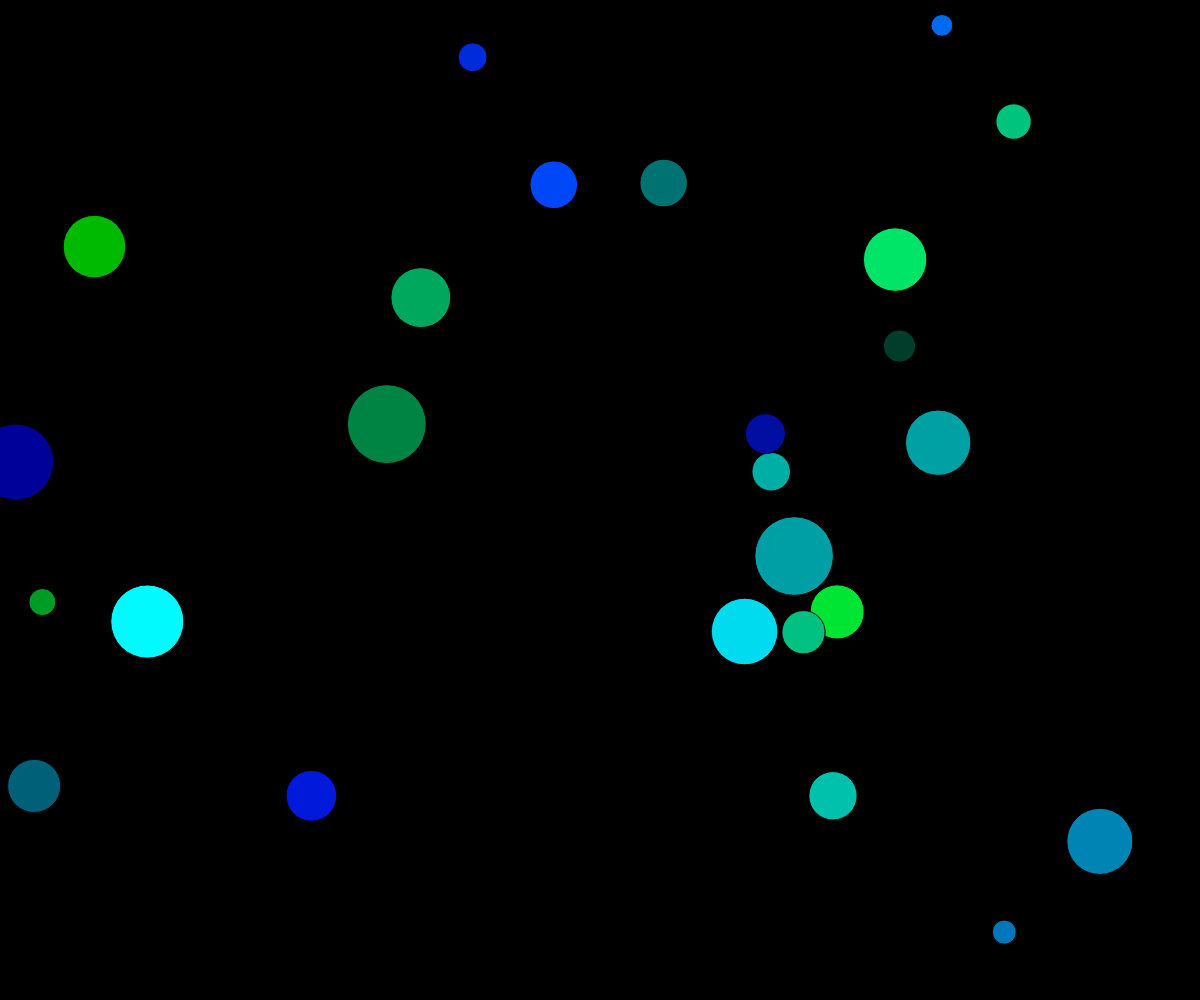
Frame 1 (no input)
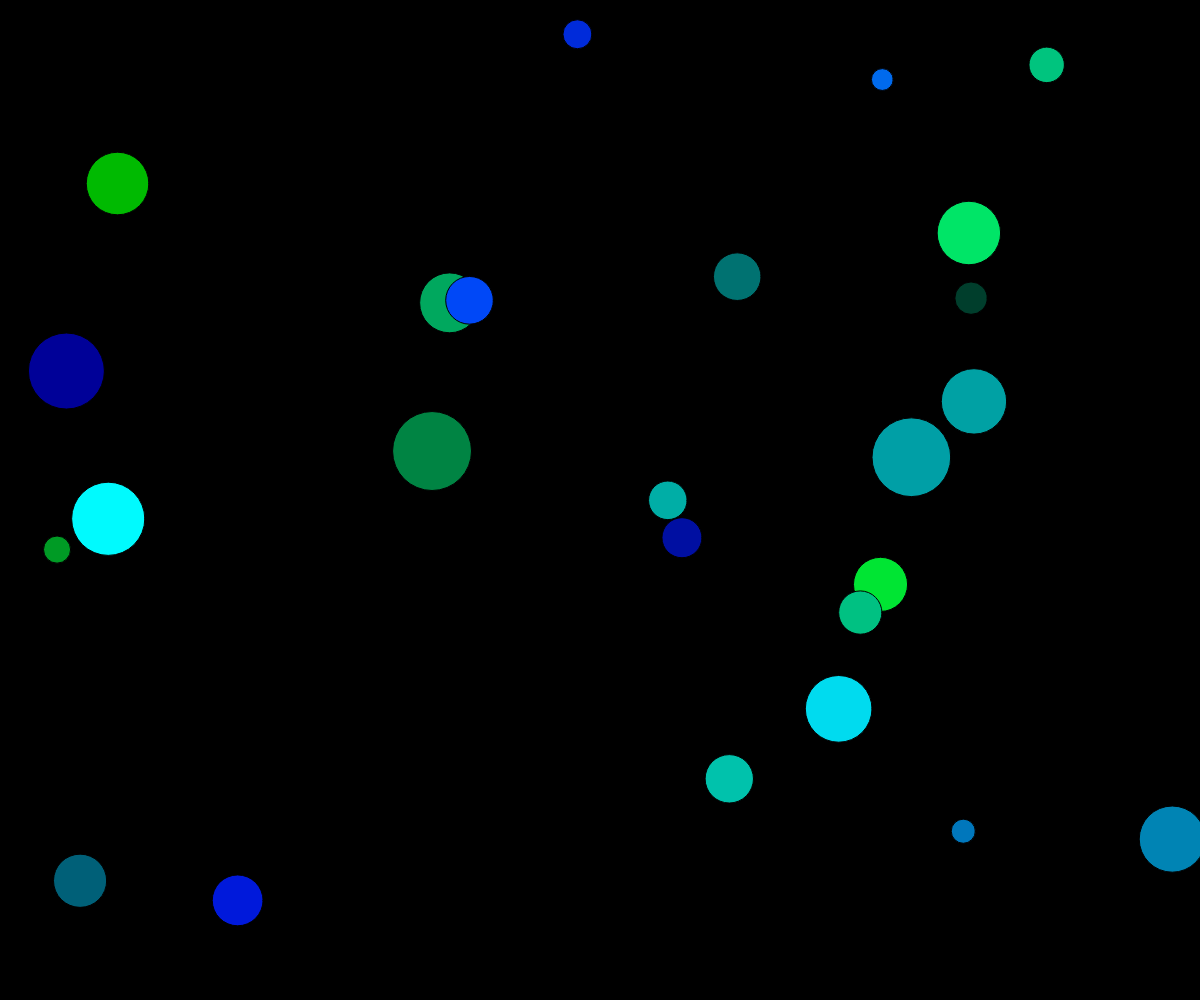
Frame 60 (no input)
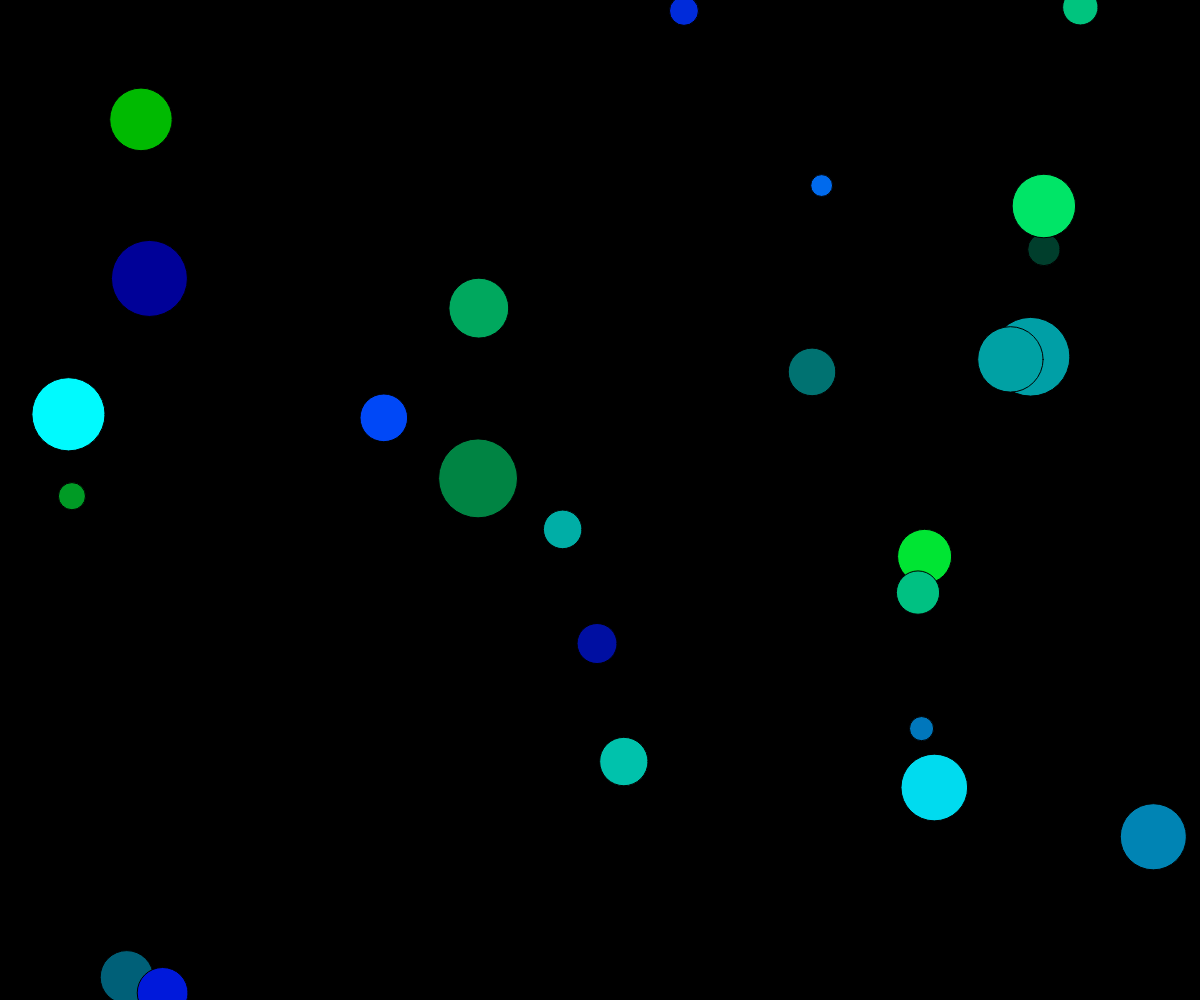
Frame 120 (the mouse pressed at the canvas centre since frame 60)

The p5.js sketch that drew these frames (run headless with seeded random() and noise() and a simulated clock; from frame 60 on, the mouse is pressed at the canvas centre):

// p5.js sketch
// ── sketch.js
//modified code from Marching Dudes example, colored circles or "balls" in place of Dudes


let ball = [];
let num_of_balls = 25;
let bg_color;

function setup() {

    createCanvas(windowWidth, windowHeight);
    bg_color = color(0, 0, 0);

    for (let i = 0; i < num_of_balls; i++) {
        ball.push( new BouncingBalls() );
    }
}

function draw() {
    background(bg_color);

    for (var i = 0; i < ball.length; i++) {
        ball[i].frame();
    }
}

// Bouncing ball class

class BouncingBalls {

    constructor() {
        this.size_w = random(20, 80);
        this.size_h = random(20, 80);
        this.size_w = this.size_h
        this.loc_x = random(width);
        this.loc_y = random(height);
        this.move_x = random(-2, 2);
        this.move_y = random(-2, 2);
        this.ball_color = color(0, random(255), random(255));


    }

    // method
    frame() {

        this.display();
        this.move();
    }

    display() {

        push();
        // draw balls at random location
        translate(this.loc_x, this.loc_y);
        fill(this.ball_color);
        ellipse(0, 0, this.size_w, this.size_h);



        // bounce
          push();
          rotate(PI);
          translate(0, 0);
          scale(1, -1);
          arc(0, 0, 0, 0, -PI, CHORD);
          pop();

        pop();
    }


        // movement of balls
    move() {
        this.loc_x += this.move_x;
        this.loc_y += this.move_y;

        if (this.loc_x >= width) {
            this.move_x *= -1;
            this.loc_x = width - abs(this.move_x);
        } else if (this.loc_x <= 0) {
            this.move_x *= -1;
            this.loc_x = abs(this.move_x);
        } else if (this.loc_y >= height) {
            this.move_y *= -1;
            this.loc_y = height - abs(this.move_y);
        } else if (this.loc_y <= 0) {
            this.move_y *= -1;
            this.loc_y = abs(this.move_y);
        }
    }
}
